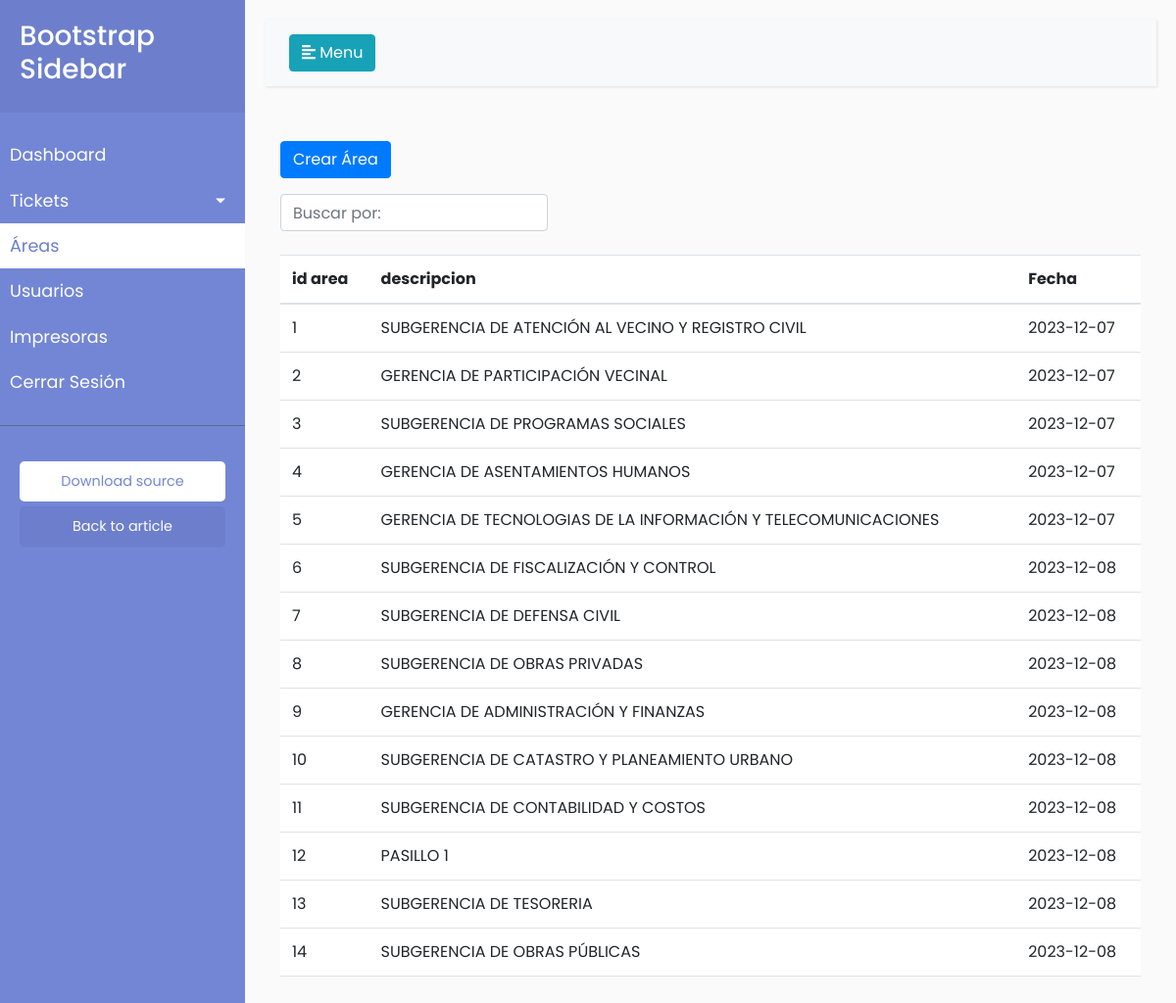
Screenshot of /pagina_super/area.php (signed in) with the database file from the repository.
### tables this page shows
CREATE TABLE `area` (
  `id_area` int(11) NOT NULL,
  `descripcion` varchar(250) NOT NULL,
  `fecha_registro` date NOT NULL
);

### pagina_super/area.php (the view, shortened to what this page needs)
<?php
include ('../conexion/conexion.php');
?>
<!DOCTYPE html>
<html lang="en">
<head>
    <link href="https://cdn.jsdelivr.net/npm/bootstrap@5.3.0/dist/css/bootstrap.min.css" rel="stylesheet">
    <link rel="stylesheet" href="https://cdn.jsdelivr.net/npm/bootstrap-icons@1.10.5/font/bootstrap-icons.css">
    <link rel="stylesheet" href="https://stackpath.bootstrapcdn.com/bootstrap/4.1.0/css/bootstrap.min.css">
</head>
<body>
    <div class="wrapper">
        <nav id="sidebar">
            <div class="sidebar-header">
                <h3>Bootstrap Sidebar</h3>
            </div>
            <ul class="list-unstyled components">
                <li class="">
                    <a href="./inicio.php">Dashboard</a>
                </li>
                <li>
                    <a href="#pageSubmenu" data-toggle="collapse" aria-expanded="false" class="dropdown-toggle">Tickets</a>
                </li>
                <li class="active">
                    <a href="./area.php">Áreas</a>
                </li>
                <li>
                    <a href="./usuario.php">Usuarios</a>
                </li>
                <li>
                    <a href="./impresora.php">Impresoras</a>
                </li>
                <li>
                    <a href="" data-toggle="modal" data-target="#ModalCerrarsesion">Cerrar Sesión</a>
                </li>
            </ul>
            <ul class="list-unstyled CTAs">
                <li>
                    <a href="https://bootstrapious.com/tutorial/files/sidebar.zip" class="download">Download source</a>
                </li>
                <li>
                    <a href="https://bootstrapious.com/p/bootstrap-sidebar" class="article">Back to article</a>
                </li>
            </ul>
        </nav>
        <div id="content">
            <nav class="navbar navbar-expand-lg navbar-light bg-light">
                <div class="container-fluid">
                    <button type="button" id="sidebarCollapse" class="btn btn-info">
                        <i class="fas fa-align-left"></i>
                        <span>Menu</span>
                    </button>
                </div>
            </nav>
<div class="seccion_soporte row pt-2 p-3">
            <div class="container">
                <div class="row">
                    <div class="col-6">
                        <button type="button" class="btn btn-primary" data-bs-toggle="modal" data-bs-target="#modalarea">
                            Crear Área
                        </button>
                    </div>
                </div>
                <div class="row pt-3">
                    <div class="col-md-4 col-sm-12">
                        <form action="#" method="get">
                            <div class="">
                                <input class="form-control" id="system-search" name="q" placeholder="Buscar por: " required>
                                <span class="input-group-btn">
                                    <button type="submit" class="btn btn-default"><i class="glyphicon glyphicon-search"></i></button>
                                </span>
                            </div>
                        </form>
                    </div>
                </div>
                <?php
                    $stm = $conn->prepare("SELECT id_area, descripcion, fecha_registro FROM area ORDER BY id_area ASC");
                    $stm->execute();
                    $resultado = $stm->get_result();
                    ?>
                    <table class="table table-list-search">
                        <thead>
                            <tr>
                                <th>id area</th>
                                <th>descripcion</th>
                                <th>Fecha</th>
                            </tr>
                        </thead>
                        <tbody>
                            <?php while ($row = $resultado->fetch_assoc()) : ?>
                                <tr>
                                    <td><?php echo $row['id_area']; ?></td>
                                    <td><?php echo $row['descripcion']; ?></td>
                                    <td ><?php echo $row['fecha_registro']; ?></td>
                                </tr>
                            <?php endwhile; ?>
                        </tbody>
                    </table>
                </div>
            </div>
</body>
</html>

### pagina_super/area.php (style rules this page uses)
body { font-family: 'Poppins', sans-serif; background: #fafafa; }
a, a:hover, a:focus { color: inherit; text-decoration: none; transition: all 0.3s; }
.navbar { padding: 15px 10px; background: #fff; border: none; border-radius: 0; margin-bottom: 40px; box-shadow: 1px 1px 3px rgba(0, 0, 0, 0.1); }
.wrapper { display: flex; width: 100%; align-items: stretch; }
#sidebar { min-width: 250px; max-width: 250px; background: #7386D5; color: #fff; transition: all 0.3s; }
#sidebar .sidebar-header { padding: 20px; background: #6d7fcc; }
#sidebar ul.components { padding: 20px 0; border-bottom: 1px solid #47748b; }
#sidebar ul li a { padding: 10px; font-size: 1.1em; display: block; }
#sidebar ul li.active>a, a[aria-expanded="true"] { color: #6d7fcc; background: #ffff; }
a[data-toggle="collapse"] { position: relative; }
.dropdown-toggle::after { display: block; position: absolute; top: 50%; right: 20px; transform: translateY(-50%); }
ul.CTAs { padding: 20px; }
ul.CTAs a { text-align: center; font-size: 0.9em !important; display: block; border-radius: 5px; margin-bottom: 5px; }
a.download { background: #fff; color: #7386D5; }
a.article, a.article:hover { background: #6d7fcc !important; color: #fff !important; }
#content { width: 100%; padding: 20px; min-height: 100vh; transition: all 0.3s; }

### rows the page displays
area: id_area "1", descripcion "SUBGERENCIA DE ATENCIÓN AL VECINO Y REGISTRO CIVIL", fecha_registro "2023-12-07"
area: id_area "2", descripcion "GERENCIA DE PARTICIPACIÓN VECINAL", fecha_registro "2023-12-07"
area: id_area "3", descripcion "SUBGERENCIA DE PROGRAMAS SOCIALES", fecha_registro "2023-12-07"
area: id_area "4", descripcion "GERENCIA DE ASENTAMIENTOS HUMANOS", fecha_registro "2023-12-07"
area: id_area "5", descripcion "GERENCIA DE TECNOLOGIAS DE LA INFORMACIÓN Y TELECOMUNICACIONES", fecha_registro "2023-12-07"
area: id_area "6", descripcion "SUBGERENCIA DE FISCALIZACIÓN Y CONTROL", fecha_registro "2023-12-08"
area: id_area "7", descripcion "SUBGERENCIA DE DEFENSA CIVIL", fecha_registro "2023-12-08"
area: id_area "8", descripcion "SUBGERENCIA DE OBRAS PRIVADAS", fecha_registro "2023-12-08"
area: id_area "9", descripcion "GERENCIA DE ADMINISTRACIÓN Y FINANZAS", fecha_registro "2023-12-08"
area: id_area "10", descripcion "SUBGERENCIA DE CATASTRO Y PLANEAMIENTO URBANO", fecha_registro "2023-12-08"
area: id_area "11", descripcion "SUBGERENCIA DE CONTABILIDAD Y COSTOS", fecha_registro "2023-12-08"
area: id_area "12", descripcion "PASILLO 1", fecha_registro "2023-12-08"
area: id_area "13", descripcion "SUBGERENCIA DE TESORERIA", fecha_registro "2023-12-08"
area: id_area "14", descripcion "SUBGERENCIA DE OBRAS PÚBLICAS", fecha_registro "2023-12-08"
